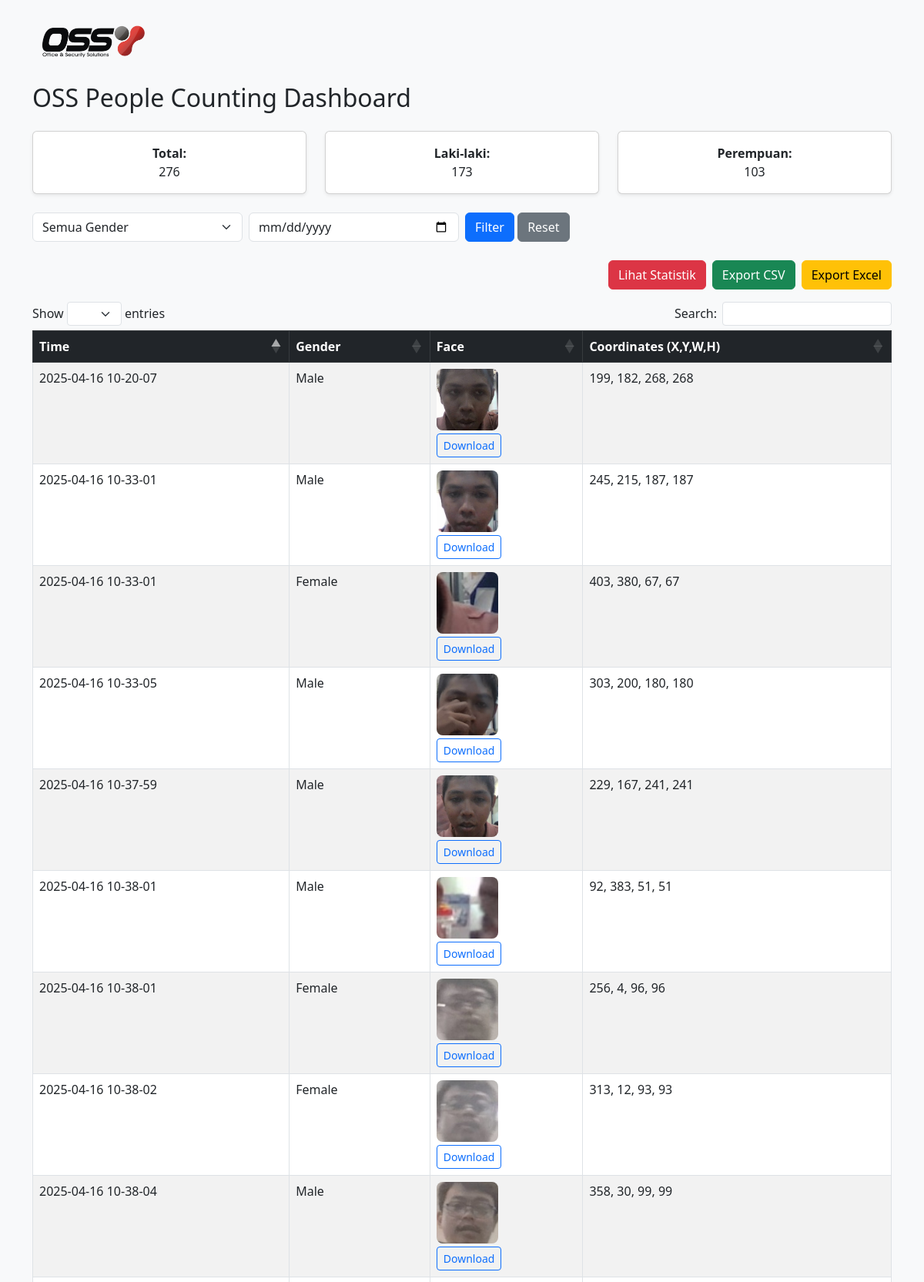
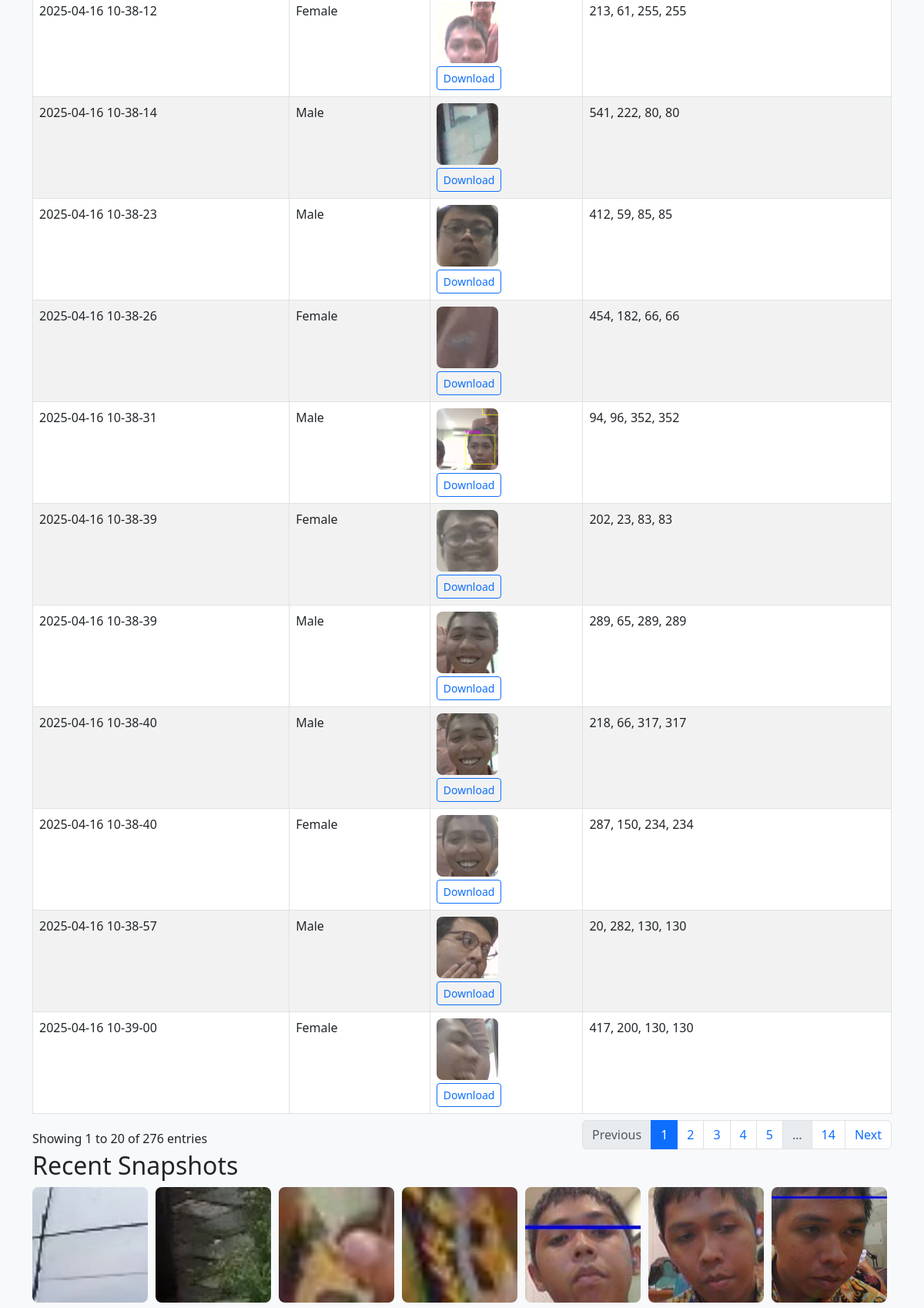
The page / (upper part) on the database its author committed (2 pictures, top to bottom).
### tables this page shows
CREATE TABLE detections (
        id INTEGER PRIMARY KEY AUTOINCREMENT,
        timestamp TEXT,
        gender TEXT,
        x INTEGER,
        y INTEGER,
        width INTEGER,
        height INTEGER,
        image_path TEXT
    );

### app.py (the view)
@app.route('/')
def index():
    image_folder = os.path.join(app.static_folder, 'face_snapshots')
    os.makedirs(image_folder, exist_ok=True)
    image_files = sorted(
        [f for f in os.listdir(image_folder) if f.lower().endswith(('.png', '.jpg', '.jpeg'))],
        key=lambda x: os.path.getmtime(os.path.join(image_folder, x)),
        reverse=True
    )
    recent_images = image_files[:10]
    gender = request.args.get('gender')
    date = request.args.get('date')
    rows = get_filtered_data(gender, date)
    total = len(rows)
    male = sum(1 for r in rows if r[2] == 'Male')
    female = sum(1 for r in rows if r[2] == 'Female')
    return render_template('index.html', data=rows, total=total, male=male, female=female, recent_images=recent_images)

### app.py (called while the page is built)
def get_filtered_data(gender=None, date=None):
    conn = sqlite3.connect('face_logs.db')
    cursor = conn.cursor()
    query = "SELECT * FROM detections"
    filters = []
    params = []
    if gender:
        filters.append("gender = ?")
        params.append(gender)
    if date:
        filters.append("DATE(timestamp) = ?")
        params.append(date)
    if filters:
        query += " WHERE " + " AND ".join(filters)
    query += " ORDER BY timestamp DESC"
    cursor.execute(query, params)
    rows = cursor.fetchall()
    conn.close()
    return rows

### templates/index.html (shortened to what this page needs)
<!DOCTYPE html>
<html lang="en">
<head>
    <link href="https://cdn.jsdelivr.net/npm/bootstrap@5.3.0/dist/css/bootstrap.min.css" rel="stylesheet">
    <link rel="stylesheet" href="https://cdn.datatables.net/1.13.6/css/dataTables.bootstrap5.min.css">
</head>
<body class="bg-light">
    <div class="container py-4">
        <div class="d-flex align-items-center mb-4">
            <img src="{{ url_for('static', filename='osslogo.png') }}" alt="OSS Logo" style="height: 60px; margin-right: 15px;">
        </div>
        <h2 class="mb-4">OSS People Counting Dashboard</h2>
        <div class="row text-center mb-4">
            <div class="col"><div class="card shadow-sm p-3"><strong>Total:</strong> {{ total }}</div></div>
            <div class="col"><div class="card shadow-sm p-3"><strong>Laki-laki:</strong> {{ male }}</div></div>
            <div class="col"><div class="card shadow-sm p-3"><strong>Perempuan:</strong> {{ female }}</div></div>
        </div>
        <form method="get" class="row g-2 mb-4">
            <div class="col-md-3">
                <select class="form-select" name="gender">
                    <option value="">Semua Gender</option>
                </select>
            </div>
            <div class="col-md-3">
                <input type="date" class="form-control" name="date" value="{{ request.args.get('date', '') }}">
            </div>
            <div class="col-md-3">
                <button type="submit" class="btn btn-primary">Filter</button>
                <a href="{{ url_for('index') }}" class="btn btn-secondary">Reset</a>
            </div>
        </form>
        <div class="d-flex gap-2 justify-content-end mb-3">
    <a href="{{ url_for('stats') }}" class="btn btn-danger">Lihat Statistik</a>
    <a href="{{ url_for('export_csv') }}" class="btn btn-success">Export CSV</a>
    <a href="{{ url_for('export_excel') }}" class="btn btn-warning">Export Excel</a>
</div>
        <table id="peopleTable" class="table table-bordered table-striped">
            <thead class="table-dark">
                <tr>
                    <th>Time</th>
                    <th>Gender</th>
                    <th>Face</th>
                    <th>Coordinates (X,Y,W,H)</th>
                </tr>
            </thead>
            <tbody>
                {% for row in data %}
                <tr>
                    <td>{{ row[1] }}</td>
                    <td>{{ row[2] }}</td>
                    <td>
                        {% if row[7] %}
                            <img src="{{ url_for('static', filename='face_snapshots/' + row[7].split('/')[-1]) }}" class="thumb mb-1 d-block">
                            <a href="{{ url_for('download_image', filename=row[7].split('/')[-1]) }}" class="btn btn-sm btn-outline-primary">Download</a>
                        {% endif %}
                    </td>
                    <td>{{ row[3] }}, {{ row[4] }}, {{ row[5] }}, {{ row[6] }}</td>
                </tr>
                {% endfor %}
            </tbody>
        </table>
        <h2>Recent Snapshots</h2>
        <div style="display: flex; flex-wrap: wrap; gap: 10px;">
          {% for img in recent_images %}
            <div style="flex: 0 0 auto;">
              <img src="{{ url_for('static', filename='face_snapshots/' ~ img) }}"
                   alt="snapshot" width="150" height="150" style="object-fit: cover; border-radius: 8px;"/>
            </div>
          {% endfor %}
        </div>
    </div>
</body>
</html>

### templates/index.html (style rules this page uses)
img.thumb { width: 80px; height: 80px; object-fit: cover; border-radius: 8px; }

### rows shown on the page
detections: timestamp "2025-04-16 10-39-00", gender "Female", image_path (picture), x "417", y "200", width "130", height "130"
detections: timestamp "2025-04-16 10-38-57", gender "Male", image_path (picture), x "20", y "282", width "130", height "130"
detections: timestamp "2025-04-16 10-38-40", gender "Male", image_path (picture), x "218", y "66", width "317", height "317"
detections: timestamp "2025-04-16 10-38-40", gender "Female", image_path (picture), x "287", y "150", width "234", height "234"
detections: timestamp "2025-04-16 10-38-39", gender "Female", image_path (picture), x "202", y "23", width "83", height "83"
detections: timestamp "2025-04-16 10-38-39", gender "Male", image_path (picture), x "289", y "65", width "289", height "289"
detections: timestamp "2025-04-16 10-38-31", gender "Male", image_path (picture), x "94", y "96", width "352", height "352"
detections: timestamp "2025-04-16 10-38-26", gender "Female", image_path (picture), x "454", y "182", width "66", height "66"
detections: timestamp "2025-04-16 10-38-23", gender "Male", image_path (picture), x "412", y "59", width "85", height "85"
detections: timestamp "2025-04-16 10-38-14", gender "Male", image_path (picture), x "541", y "222", width "80", height "80"
detections: timestamp "2025-04-16 10-38-12", gender "Female", image_path (picture), x "213", y "61", width "255", height "255"
detections: timestamp "2025-04-16 10-38-04", gender "Male", image_path (picture), x "358", y "30", width "99", height "99"
detections: timestamp "2025-04-16 10-38-02", gender "Female", image_path (picture), x "313", y "12", width "93", height "93"
detections: timestamp "2025-04-16 10-38-01", gender "Male", image_path (picture), x "92", y "383", width "51", height "51"
detections: timestamp "2025-04-16 10-38-01", gender "Female", image_path (picture), x "256", y "4", width "96", height "96"
detections: timestamp "2025-04-16 10-37-59", gender "Male", image_path (picture), x "229", y "167", width "241", height "241"
detections: timestamp "2025-04-16 10-33-05", gender "Male", image_path (picture), x "303", y "200", width "180", height "180"
detections: timestamp "2025-04-16 10-33-01", gender "Male", image_path (picture), x "245", y "215", width "187", height "187"
detections: timestamp "2025-04-16 10-33-01", gender "Female", image_path (picture), x "403", y "380", width "67", height "67"
detections: timestamp "2025-04-16 10-20-07", gender "Male", image_path (picture), x "199", y "182", width "268", height "268"

### other values the page prints
{{ total }} "276"
{{ male }} "173"
{{ female }} "103"
